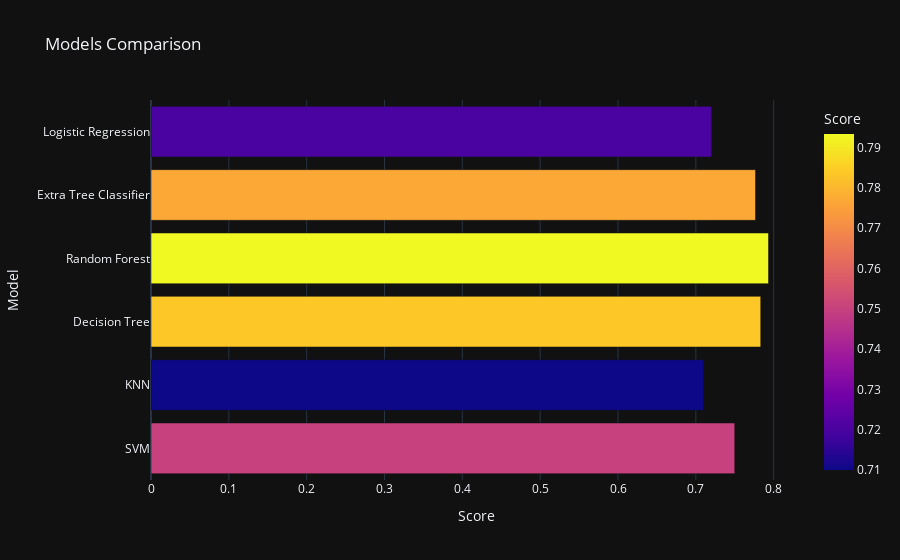

This figure's notebook cell:
### Code cell
import plotly.express as px
px.bar(data_frame=models,x='Score',y='Model',color='Score',template='plotly_dark',title='Models Comparison')

### Figure 1 — Plotly figure (JSON) as saved in the notebook; plotly's stock layout.template omitted (floating-point values rounded to 4 significant figures)
{"data": [{"alignmentgroup": "True", "hovertemplate": "Score=%{marker.color}<br>Model=%{y}<extra></extra>", "legendgroup": "", "marker": {"color": [0.75, 0.71, 0.7833, 0.7933, 0.7767, 0.72], "coloraxis": "coloraxis", "pattern": {"shape": ""}}, "name": "", "offsetgroup": "", "orientation": "h", "showlegend": false, "textposition": "auto", "type": "bar", "x": [0.75, 0.71, 0.7833, 0.7933, 0.7767, 0.72], "xaxis": "x", "y": ["SVM", "KNN", "Decision Tree", "Random Forest", "Extra Tree Classifier", "Logistic Regression"], "yaxis": "y"}], "layout": {"autosize": true, "barmode": "relative", "coloraxis": {"colorbar": {"title": {"text": "Score"}}, "colorscale": [[0, "#0d0887"], [0.1111, "#46039f"], [0.2222, "#7201a8"], [0.3333, "#9c179e"], [0.4444, "#bd3786"], [0.5556, "#d8576b"], [0.6667, "#ed7953"], [0.7778, "#fb9f3a"], [0.8889, "#fdca26"], [1, "#f0f921"]]}, "legend": {"tracegroupgap": 0}, "title": {"text": "Models Comparison"}, "xaxis": {"anchor": "y", "autorange": true, "domain": [0, 1], "range": [0, 0.8351], "title": {"text": "Score"}, "type": "linear"}, "yaxis": {"anchor": "x", "autorange": true, "domain": [0, 1], "range": [-0.5, 5.5], "title": {"text": "Model"}, "type": "category"}}}
